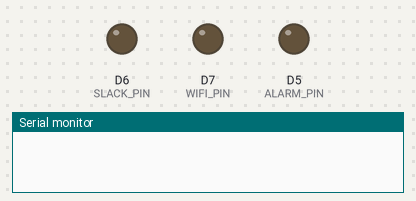
The sketch below on a simulated ESP8266 (NodeMCU). Parts: output pins drawn as LEDs (lit = HIGH), the last lines printed to the serial monitor. WiFi joins after 1.5 s; servers stay silent unless stated; uploads are accepted with an empty reply; the local clock reads 2024-03-15 10:24:30 at power-on unless the sketch sets it.

Above: at 0.1 s.
At 1.6 s:
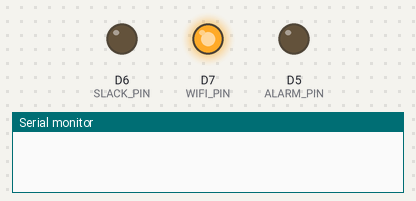
At 4.8 s:
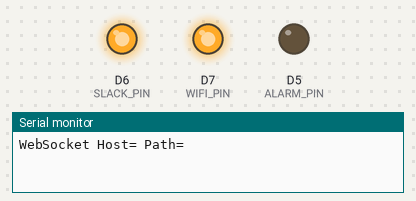
Timing chart, 0 to 6.3 s (numbered marks = the images above):
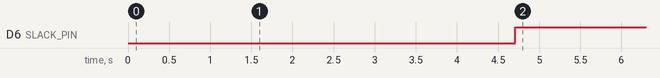

Measured:
- by itself, D6 (SLACK_PIN): LOW → HIGH at 4.7 s

The sketch:

SlackLight.ino
```cpp
/**
 * SlackLight
 *
 * Author: Casey Fulton <casey@caseyfulton.com>
 * Based on previous work: https://github.com/urish/arduino-slack-bot
 *
 *
 */

#include <Arduino.h>

#include <ESP8266WiFi.h>
#include <ESP8266WiFiMulti.h>
#include <ESP8266HTTPClient.h>

#include <WebSocketsClient.h>
#include <ArduinoJson.h>

// If slack change their cert, look up the new fingerprint here:
// https://www.grc.com/fingerprints.htm (use slack.com as the domain).
#define SLACK_SSL_FINGERPRINT "C1 0D 53 49 D2 3E E5 2B A2 61 D5 9E 6F 99 0D 3D FD 8B B2 B3"
#define SLACK_BOT_TOKEN "xoxb-YOUR-TOKEN-HERE"
#define WIFI_SSID "Wifi Network Name"
#define WIFI_PASSWORD "supersecretpassword"

// Used to set time for SSL.
#define HOURS_FROM_UTC 10

// Status lights - hook ALARM_PIN up to your flashing light / siren / whatever.
#define WIFI_PIN D7
#define SLACK_PIN D6
#define ALARM_PIN D5

// Text to look for and freak out about.
#define ALARM_TEXT "ALARM"

// How long to display an alarm for in milliseconds.
#define ALARM_DURATION 3000

// The flicker rate of the alarm in hertz.
#define ALARM_FREQ 5

ESP8266WiFiMulti WiFiMulti;
WebSocketsClient webSocket;

long nextCmdId = 1;
bool connected = false;
unsigned long alarmEpoch = 0;
unsigned int timeSinceEpoch = 0;
unsigned int period = 1000 / ALARM_FREQ / 2;

/**
  Sends a ping message to Slack. Call this function immediately after establishing
  the WebSocket connection, and then every 5 seconds to keep the connection alive.
*/
void sendPing() {
  DynamicJsonBuffer jsonBuffer;
  JsonObject& root = jsonBuffer.createObject();
  root["type"] = "ping";
  root["id"] = ++nextCmdId;
  String json;
  root.printTo(json);
  Serial.printf("[WebSocket] Sending ping: %1u\n", nextCmdId);
  webSocket.sendTXT(json);
}

void processSlackMessage(char *payload) {
  if (strstr(payload, ALARM_TEXT) != NULL) {
    Serial.println("[Alarm] Alarm text seen.");
    alarmEpoch = millis();
  }
}

/**
  Called on each web socket event. Handles disconnection, and also
  incoming messages from slack.
*/
void webSocketEvent(WStype_t type, uint8_t *payload, size_t len) {
  switch (type) {
    case WStype_DISCONNECTED:
      Serial.printf("[WebSocket] Disconnected :-( \n");
      connected = false;
      break;

    case WStype_CONNECTED:
      Serial.printf("[WebSocket] Connected to: %s\n", payload);
      sendPing();
      break;

    case WStype_TEXT:
      Serial.printf("[WebSocket] Message: %s\n", payload);
      processSlackMessage((char*)payload);
      break;
  }
}

/**
  Establishes a bot connection to Slack:
  1. Performs a REST call to get the WebSocket URL
  2. Conencts the WebSocket
  Returns true if the connection was established successfully.
*/
bool connectToSlack() {
  // Step 1: Find WebSocket address via RTM API (https://api.slack.com/methods/rtm.connect)
  HTTPClient http;
  http.begin("https://slack.com/api/rtm.connect?token=" SLACK_BOT_TOKEN, SLACK_SSL_FINGERPRINT);
  int httpCode = http.GET();

  if (httpCode != HTTP_CODE_OK) {
    Serial.printf("HTTP GET failed with code %d\n", httpCode);
    return false;
  }

  WiFiClient *client = http.getStreamPtr();
  client->find("wss:\\/\\/");
  String host = client->readStringUntil('\\');
  String path = client->readStringUntil('"');
  path.replace("\\/", "/");

  // Step 2: Open WebSocket connection and register event handler
  Serial.println("WebSocket Host=" + host + " Path=" + path);
  webSocket.beginSSL(host, 443, path, "", "");
  webSocket.onEvent(webSocketEvent);
  return true;
}

void setup() {
  Serial.begin(57600);
  Serial.setDebugOutput(true);

  pinMode(WIFI_PIN, OUTPUT);
  pinMode(SLACK_PIN, OUTPUT);
  pinMode(ALARM_PIN, OUTPUT);
  digitalWrite(WIFI_PIN, LOW);
  digitalWrite(SLACK_PIN, LOW);
  digitalWrite(ALARM_PIN, LOW);

  WiFiMulti.addAP(WIFI_SSID, WIFI_PASSWORD);
  while (WiFiMulti.run() != WL_CONNECTED) {
    delay(100);
  }
  digitalWrite(WIFI_PIN, HIGH);

  configTime(HOURS_FROM_UTC  * 3600, 0, "pool.ntp.org", "time.nist.gov");
}

unsigned long lastPing = 0;

/**
  Sends a ping every 5 seconds, and handles reconnections
*/
void loop() {
  webSocket.loop();

  if (connected) {
    digitalWrite(SLACK_PIN, HIGH);
    // Send ping every 5 seconds, to keep the connection alive.
    if (millis() - lastPing > 5000) {
      sendPing();
      lastPing = millis();
    }
  } else {
    digitalWrite(SLACK_PIN, LOW);
    // Try to connect / reconnect to slack.
    connected = connectToSlack();
    if (!connected) {
      delay(500);
    }
  }

  // If an alarm was triggered, flash the alarm pin.
  if (millis() - alarmEpoch < ALARM_DURATION && ((millis() - alarmEpoch) / period) % 2 == 0) {
    digitalWrite(ALARM_PIN, HIGH);
  } else {
    digitalWrite(ALARM_PIN, LOW);
  }
}
```
